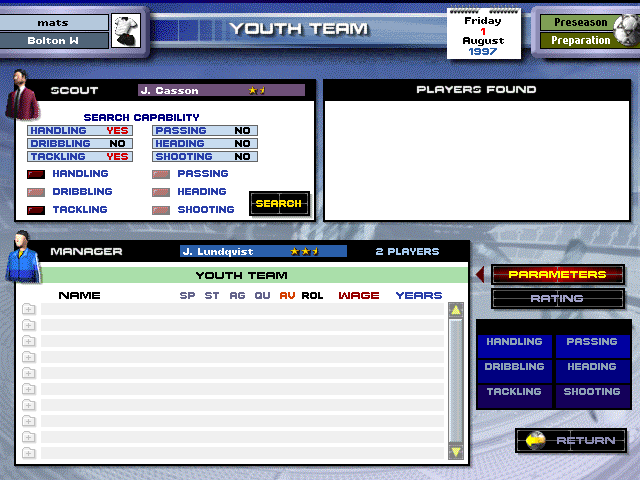
#> input picture tools/re/refs/youth-caps-2026-08-01/b9_01_youth_before.png, 640 x 480 px
$ python probe_youth_cap_mask.py refs/youth-caps-2026-08-01/b9_01_youth_before.png
#> lines starting #> are read from the running program, lines starting #| are printed output that depends on the picture; after the words box and inside, x2 and y2 are one past the last pixel; in counts of white or black regions, pixels touching at a corner belong together
#!/usr/bin/env python3
"""Is the YOUTH SCOUT's SEARCH CAPABILITY mask a per-scout accident, or a star ladder?

s85 filed this as "per scout, not per rating" on two samples read as the same rating with
different masks. This re-reads the STARS off the pixels instead of off the prose, because
the scout bar draws a HALF star as half a glyph and a glance calls it a whole one -- the
2026-08-01 s86 drive's own scout reads "2 stars" to the eye and is 1.5 in the bitmap.

For every YOUTH TEAM frame it finds, this prints:
  * the scout's rating, counted as (full glyphs, half glyph?) off the star bar;
  * the six SEARCH CAPABILITY values, read as YES/NO off the value cells' INK COLOUR
    (the YES ink is the red C_YES below, the NO ink is the plate's dark blue);
  * the six LED states, read off the lamp body: BRIGHT (available) vs PINK HATCHED
    (unavailable).
It asserts nothing. It tabulates, so that a ladder -- if there is one -- is read off a
table of measurements rather than argued from two remembered numbers.

Usage: tools/re/probe_youth_cap_mask.py [extra_frame.png ...]
"""
from __future__ import annotations

import sys
from pathlib import Path

import numpy as np
from PIL import Image

REPO = Path(__file__).resolve().parents[2]

# Frames that show a YOUTH TEAM screen with a scout hired. Each is (label, path).
FRAMES = [
    ("s85 J. Casson", REPO / "tools/re/refs/youth-caps-2026-08-01/b9_01_youth_before.png"),
    ("s84 C. Dewhurst",
     REPO / "screenshots/wine-captures-2026-08-01-b9-sign-drive/probe_0028_04_youth_after.png"),
    ("walkthrough P. Mitchell",
     REPO / "screenshots/original-walkthrough-2026-07-02/047_164509.png"),
]

# The six capability rows, in the order FUN_00575d90 ORs them (crit +0x10 .. +0x24).
CAPS = ["HANDLING", "DRIBBLING", "TACKLING", "HEADING", "PASSING", "SHOOTING"]
# EVERY span below was measured off the frames themselves (a red-ink and gold-pixel scan
# over `047_164509.png`, the all-six-YES witness, cross-checked against a two-YES one), not
# taken from the port's own layout constants -- the point of the probe is to read the
# ORIGINAL, so reading it through the port's numbers would be circular.
#   value cells   left  x107..127   right x232..252   rows y127 / y140 / y153 (pitch 13)
#   LED lamps     left  x26..43     right x153..168   rows y171 / y189 / y207 (pitch 18)
VALUE_X = {"L": (105, 130), "R": (230, 255)}
VALUE_Y0, VALUE_DY = 126, 13
VALUE_SLOT = {"HANDLING": ("L", 0), "DRIBBLING": ("L", 1), "TACKLING": ("L", 2),
              "PASSING": ("R", 0), "HEADING": ("R", 1), "SHOOTING": ("R", 2)}
LED_X = {"L": (26, 44), "R": (153, 169)}
LED_Y0, LED_DY = 170, 18
LED_SLOT = {"HANDLING": ("L", 0), "DRIBBLING": ("L", 1), "TACKLING": ("L", 2),
            "PASSING": ("R", 0), "HEADING": ("R", 1), "SHOOTING": ("R", 2)}
# The scout's star bar: gold glyphs on a ~11.5 px pitch from x250. A FULL glyph is a five
# column diamond (1,3,5,3,1); a HALF is the left half of one, so counting glyphs is not
# enough -- the run WIDTH is what separates 1.5 from 2.0, and that difference is the whole
# reason this probe exists.
STAR_SPAN = (240, 70, 320, 100)
C_STAR = (255, 223, 0)          # the gold the star glyph is drawn in
C_YES = (206, 0, 0)             # the value cell's YES ink


def near(px: np.ndarray, rgb, tol=60) -> np.ndarray:
    return (np.abs(px - np.array(rgb)).sum(-1) < tol)


def read_stars(a: np.ndarray) -> str:
    """Count star glyphs by GOLD COLUMNS: a full glyph is a wide run, a half is ~half."""
    x0, y0, x1, y1 = STAR_SPAN
    box = a[y0:y1, x0:x1]
    r, g, b = box[..., 0], box[..., 1], box[..., 2]
    gold = (r > 180) & (g > 140) & (b < 130)
    cols = gold.sum(0)
    runs, cur = [], 0
    for c in cols:
        if c > 0:
            cur += 1
        elif cur:
            runs.append(cur)
            cur = 0
    if cur:
        runs.append(cur)
    if not runs:
        return "0 (no gold found)"
    # Run WIDTH cannot separate a half star from a full one: the half glyph measures 4
    # columns against the full glyph's 5. AREA can -- the full diamond is 13 gold px
    # (1+3+5+3+1) and the half is 8. So the rating is total gold AREA over the area of one
    # full glyph, taken as the largest single-glyph area in the bar, rounded to the half.
    areas, cur = [], 0
    for c in cols:
        if c > 0:
            cur += int(c)
        elif cur:
            areas.append(cur)
            cur = 0
    if cur:
        areas.append(cur)
    # Classify each glyph by its own area against the bar's fattest glyph: the half star is
    # 8 px where the full one is 13, i.e. ~62%, and the glyph's own width varies by a pixel
    # with the plate behind it, so the split sits at 75%.
    unit = max(areas)
    full = sum(1 for x in areas if x > unit * 0.75)
    half = len(areas) - full
    return f"{full + 0.5 * half:.1f}  (areas={areas}, unit={unit})"


def read_values(a: np.ndarray) -> dict:
    out = {}
    for cap in CAPS:
        col, row = VALUE_SLOT[cap]
        cx0, cx1 = VALUE_X[col]
        y = VALUE_Y0 + row * VALUE_DY
        cell = a[y:y + VALUE_DY, cx0:cx1]
        r, g, b = cell[..., 0], cell[..., 1], cell[..., 2]
        out[cap] = "YES" if int(((r > 140) & (g < 80) & (b < 80)).sum()) > 6 else "NO"
    return out


def read_leds(a: np.ndarray) -> dict:
    """Lamp state by SATURATION: the available lamp is a saturated red, the unavailable
    one is the pink hatched art -- far lower saturation at a similar brightness."""
    out = {}
    for cap in CAPS:
        col, row = LED_SLOT[cap]
        cx0, cx1 = LED_X[col]
        y = LED_Y0 + row * LED_DY
        cell = a[y:y + 12, cx0:cx1].reshape(-1, 3)
        if cell.size == 0:
            out[cap] = "?"
            continue
        sat = (cell.max(1) - cell.min(1))
        out[cap] = "BRIGHT" if float(sat.mean()) > 45 else "hatched"
    return out


def main(argv: list[str]) -> int:
    frames = list(FRAMES) + [(Path(p).name, Path(p)) for p in argv]
    rows = []
    for label, path in frames:
        if not path.exists():
            print(f"  (missing: {path})")
            continue
        a = np.asarray(Image.open(path).convert("RGB")).astype(int)
        if a.shape[1] > 640:
            a = a[:, :640]
        vals = read_values(a)
#> after the loop in read_values, `for cap in CAPS:`: out = {'HANDLING': 'YES', 'DRIBBLING': 'NO', 'TACKLING': 'YES', 'HEADING': 'NO', 'PASSING': 'NO', 'SHOOTING': 'NO'}
#> vals has the same summary as out in read_values
        leds = read_leds(a)
#> after the loop in read_leds, `for cap in CAPS:`: out = {'HANDLING': 'hatched', 'DRIBBLING': 'hatched', 'TACKLING': 'hatched', 'HEADING': 'hatched', 'PASSING': 'hatched', 'SHOOTING': 'hatched'}
#> leds has the same summary as out in read_leds
        yes = [c for c in CAPS if vals[c] == "YES"]
#> yes = ['HANDLING', 'TACKLING']
        bright = [c for c in CAPS if leds[c] == "BRIGHT"]
#> bright = []
        rows.append((label, read_stars(a), yes, bright))
#> in read_stars, `box = a[y0:y1, x0:x1]`:
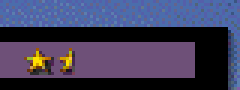
#> box: shape (30, 80, 3) int64 (shown 3 times larger); mean R, G, B 63.4, 61.4, 90.7
#> in read_stars, `r, g, b = box[..., 0], box[..., 1], box[..., 2]`:
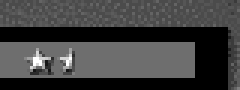
#> r: shape (30, 80) int64 (shown 3 times larger); min 0, max 255, mean 63.4
#> in read_stars, `r, g, b = box[..., 0], box[..., 1], box[..., 2]`:
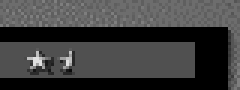
#> g: shape (30, 80) int64 (shown 3 times larger); min 0, max 223, mean 61.4
#> in read_stars, `r, g, b = box[..., 0], box[..., 1], box[..., 2]`:
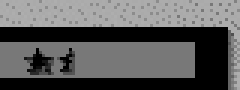
#> b: shape (30, 80) int64 (shown 3 times larger); min 0, max 174, mean 90.7
#> in read_stars, `gold = (r > 180) & (g > 140) & (b < 130)`:
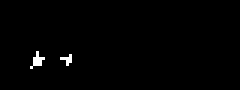
#> gold: shape (30, 80) bool (shown 3 times larger); 0.88% white in thin lines or dots, all inside (x1, y1, x2, y2) = (10, 17, 24, 23)
#> in read_stars, `cols = gold.sum(0)`: cols = 80 values, max 5 at index 12, min 0 at index 0, mean 0.263
#> the loop in read_stars, `for c in cols:` made 80 passes
#> (c, cur) on passes 11, 12, 13, 14, 15, 16, 21, 22, 23, 24, 25: (1, 1), (3, 2), (5, 3), (3, 4), (1, 5), (0, 0), (1, 1), (1, 2), (3, 3), (3, 4), (0, 0)
#> c on passes 2 to 7: 0, 0, 0, 0, 0, 0
#> after the loop in read_stars, `for c in cols:`: cur = 0; runs = [5, 4]
#> after the loop in read_stars, `for c in cols:`: areas = [13, 8]; cur = 0
#> in read_stars, `unit = max(areas)`: unit = 13
#> in read_stars, `full = sum(1 for x in areas if x > unit * 0.75)`: full = 1

    print(f"{'frame':26s} {'stars':22s} {'YES values':38s} available LEDs")
    for label, stars, yes, bright in rows:
        print(f"{label:26s} {stars:22s} {str(yes):38s} {bright}")
    print()
    print("Read the table, do not read a conclusion into it: the question is whether the "
          "count of YES values is a function of the star rating alone.")
    return 0


if __name__ == "__main__":
    raise SystemExit(main(sys.argv[1:]))
#> (the program exits here)
